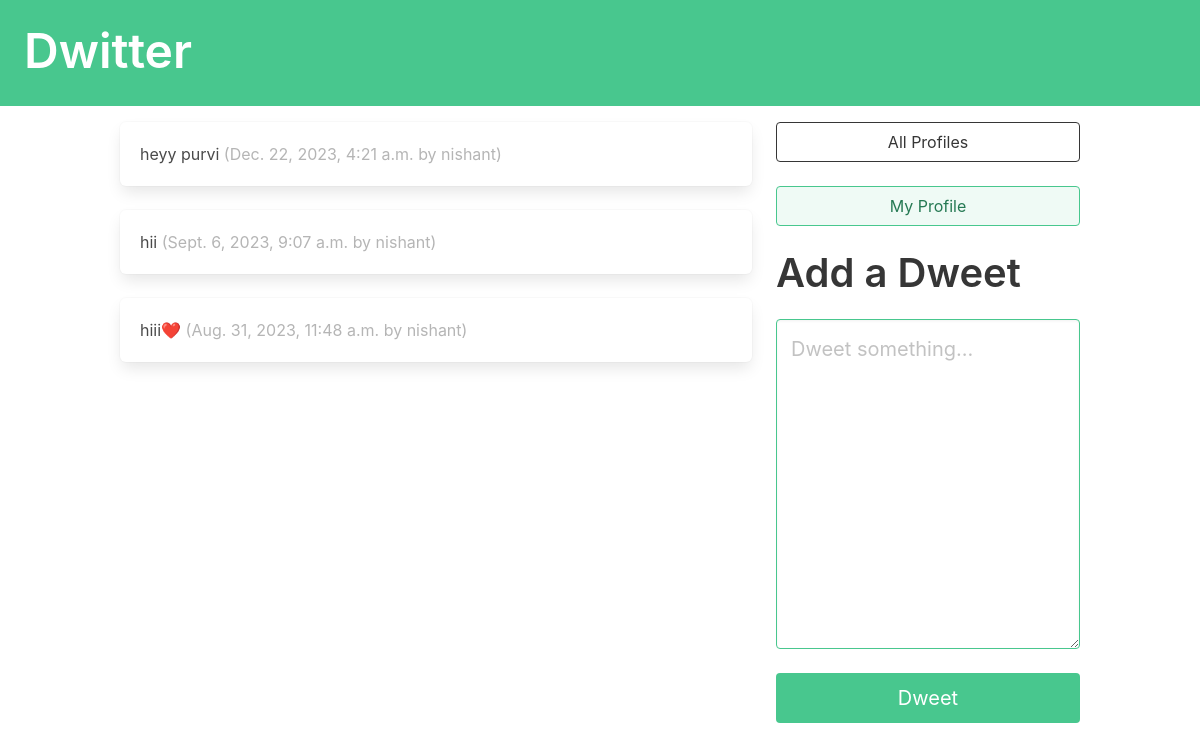
/ (signed in), run on the app's committed database.
### dwitter/models.py (models this page shows, shortened)
class Dweet(models.Model):
    user = models.ForeignKey(
        User, related_name="dweets", on_delete=models.DO_NOTHING
    )
    body = models.CharField(max_length=140)
    created_at = models.DateTimeField(auto_now_add=True)

### dwitter/views.py (the view)
# urls.py: path("", dashboard, name="dashboard"),
def dashboard(request):
    form = DweetForm(request.POST or None)
    if request.method == "POST":
        if form.is_valid():
            dweet = form.save(commit=False)
            dweet.user = request.user
            dweet.save()
            return redirect("dwitter:dashboard")
    followed_dweets = Dweet.objects.filter(
        user__profile__in=request.user.profile.follows.all()
    ).order_by("-created_at")
    return render(
        request,
        "dwitter/dashboard.html",
        {"form": form, "dweets": followed_dweets},
    )

### dwitter/forms.py
class DweetForm(forms.ModelForm):
    body = forms.CharField(
        required=True,
        widget=forms.widgets.Textarea(
            attrs={
                "placeholder": "Dweet something...",
                "class": "textarea is-success is-medium",
            }
        ),
        label="",
    )
    class Meta:
        model = Dweet
        exclude = ("user", )

### dwitter/templates/dwitter/dashboard.html (shortened to what this page needs)
{% extends 'base.html' %}
{% block content %}
<div class="column">
        {% for dweet in dweets %}
            <div class="box">
                {{ dweet.body }}
                <span class="is-small has-text-grey-light">
                    ({{ dweet.created_at }} by {{ dweet.user.username }})
                </span>
            </div>
        {% endfor %}
</div>
<div class="column is-one-third">
    <div class="block">
        <a href="{% url 'dwitter:profile_list' %} ">
            <button class="button is-dark is-outlined is-fullwidth">
                All Profiles
            </button>
        </a>
    </div>
    <div class="block">
        <a href="{% url 'dwitter:profile' request.user.profile.id %} ">
            <button class="button is-success is-light is-outlined is-fullwidth">
                My Profile
            </button>
        </a>
    </div>
    <div class="block">
        <div class="block">
            <h2 class="title is-2">Add a Dweet</p>
        </div>
        <div class="block">
    <form method="post">
        {{ form.as_p }}
        <button class="button is-success is-fullwidth is-medium mt-5"
                type="submit">Dweet
        </button>
    </form>
</div>
</div>
{% endblock content %}

### data on the page
Dweet: body "heyy purvi", created_at "Dec. 22, 2023, 4:21 a.m.", user.username "nishant"
Dweet: body "hii", created_at "Sept. 6, 2023, 9:07 a.m.", user.username "nishant"
Dweet: body "hiii❤️", created_at "Aug. 31, 2023, 11:48 a.m.", user.username "nishant"
